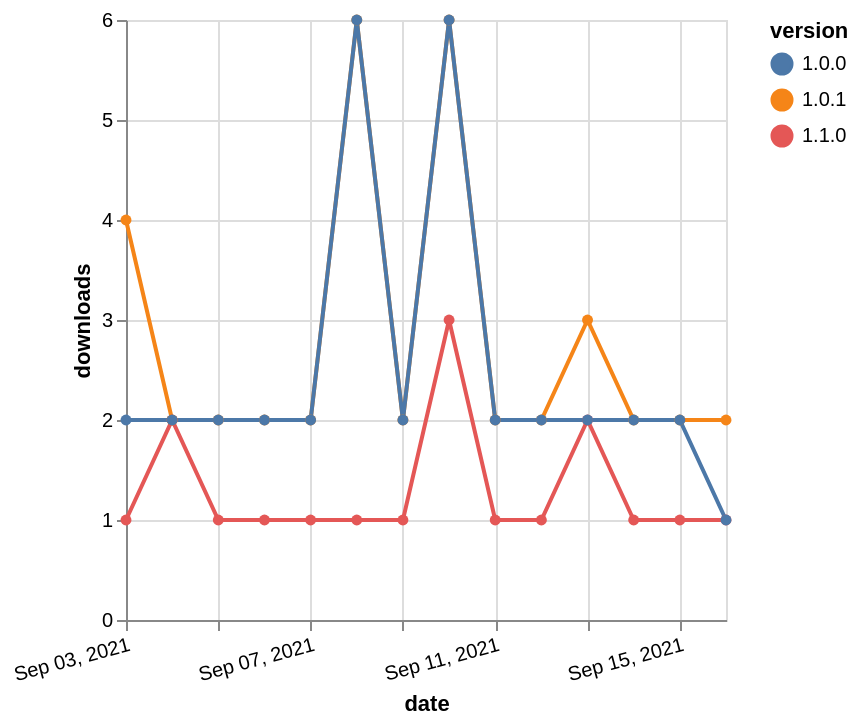

Specify this chart in Vega-Lite:
### Vega-Lite specification from a JSON file in a GitHub repository (floating-point values rounded to 4 significant figures)
{"$schema": "https://vega.github.io/schema/vega-lite/v5.json", "description": "A simple bar chart with embedded data.", "data": {"values": [{"date": "2021-09-03", "total": 256, "delta": 1, "version": "1.1.0"}, {"date": "2021-09-04", "total": 258, "delta": 2, "version": "1.1.0"}, {"date": "2021-09-05", "total": 259, "delta": 1, "version": "1.1.0"}, {"date": "2021-09-06", "total": 260, "delta": 1, "version": "1.1.0"}, {"date": "2021-09-07", "total": 261, "delta": 1, "version": "1.1.0"}, {"date": "2021-09-08", "total": 262, "delta": 1, "version": "1.1.0"}, {"date": "2021-09-09", "total": 263, "delta": 1, "version": "1.1.0"}, {"date": "2021-09-10", "total": 266, "delta": 3, "version": "1.1.0"}, {"date": "2021-09-11", "total": 267, "delta": 1, "version": "1.1.0"}, {"date": "2021-09-12", "total": 268, "delta": 1, "version": "1.1.0"}, {"date": "2021-09-13", "total": 270, "delta": 2, "version": "1.1.0"}, {"date": "2021-09-14", "total": 271, "delta": 1, "version": "1.1.0"}, {"date": "2021-09-15", "total": 272, "delta": 1, "version": "1.1.0"}, {"date": "2021-09-16", "total": 273, "delta": 1, "version": "1.1.0"}, {"date": "2021-09-03", "total": 3226, "delta": 4, "version": "1.0.1"}, {"date": "2021-09-04", "total": 3228, "delta": 2, "version": "1.0.1"}, {"date": "2021-09-05", "total": 3230, "delta": 2, "version": "1.0.1"}, {"date": "2021-09-06", "total": 3232, "delta": 2, "version": "1.0.1"}, {"date": "2021-09-07", "total": 3234, "delta": 2, "version": "1.0.1"}, {"date": "2021-09-08", "total": 3240, "delta": 6, "version": "1.0.1"}, {"date": "2021-09-09", "total": 3242, "delta": 2, "version": "1.0.1"}, {"date": "2021-09-10", "total": 3248, "delta": 6, "version": "1.0.1"}, {"date": "2021-09-11", "total": 3250, "delta": 2, "version": "1.0.1"}, {"date": "2021-09-12", "total": 3252, "delta": 2, "version": "1.0.1"}, {"date": "2021-09-13", "total": 3255, "delta": 3, "version": "1.0.1"}, {"date": "2021-09-14", "total": 3257, "delta": 2, "version": "1.0.1"}, {"date": "2021-09-15", "total": 3259, "delta": 2, "version": "1.0.1"}, {"date": "2021-09-16", "total": 3261, "delta": 2, "version": "1.0.1"}, {"date": "2021-09-03", "total": 4161, "delta": 2, "version": "1.0.0"}, {"date": "2021-09-04", "total": 4163, "delta": 2, "version": "1.0.0"}, {"date": "2021-09-05", "total": 4165, "delta": 2, "version": "1.0.0"}, {"date": "2021-09-06", "total": 4167, "delta": 2, "version": "1.0.0"}, {"date": "2021-09-07", "total": 4169, "delta": 2, "version": "1.0.0"}, {"date": "2021-09-08", "total": 4175, "delta": 6, "version": "1.0.0"}, {"date": "2021-09-09", "total": 4177, "delta": 2, "version": "1.0.0"}, {"date": "2021-09-10", "total": 4183, "delta": 6, "version": "1.0.0"}, {"date": "2021-09-11", "total": 4185, "delta": 2, "version": "1.0.0"}, {"date": "2021-09-12", "total": 4187, "delta": 2, "version": "1.0.0"}, {"date": "2021-09-13", "total": 4189, "delta": 2, "version": "1.0.0"}, {"date": "2021-09-14", "total": 4191, "delta": 2, "version": "1.0.0"}, {"date": "2021-09-15", "total": 4193, "delta": 2, "version": "1.0.0"}, {"date": "2021-09-16", "total": 4194, "delta": 1, "version": "1.0.0"}]}, "width": "container", "mark": {"type": "line", "point": {"filled": true}}, "encoding": {"x": {"field": "date", "type": "temporal", "timeUnit": "yearmonthdate", "title": "date", "axis": {"labelAngle": -15}}, "y": {"field": "delta", "type": "quantitative", "title": "downloads"}, "color": {"field": "version", "type": "nominal"}, "tooltip": {"field": "delta"}}}
